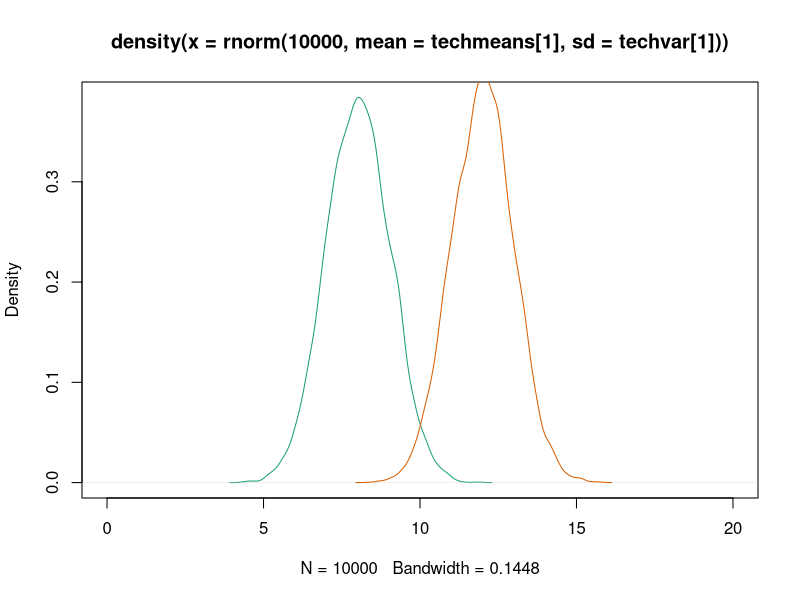
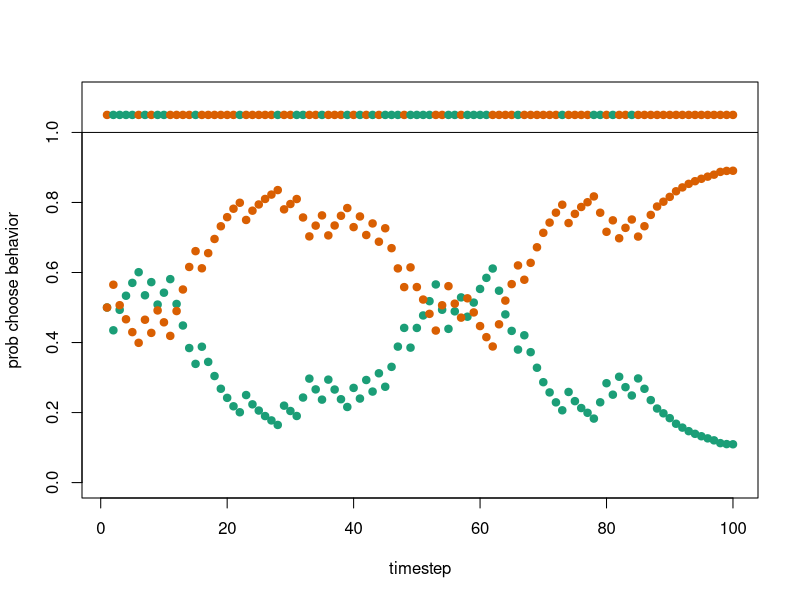
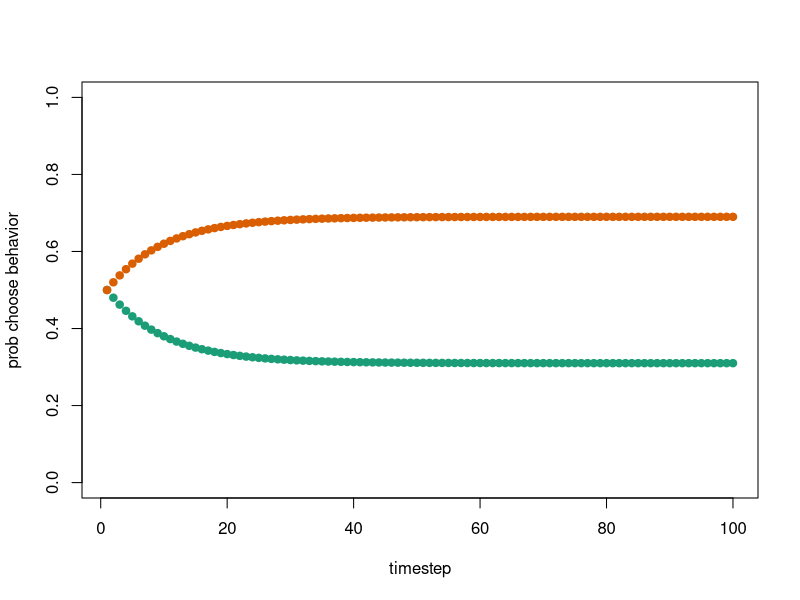
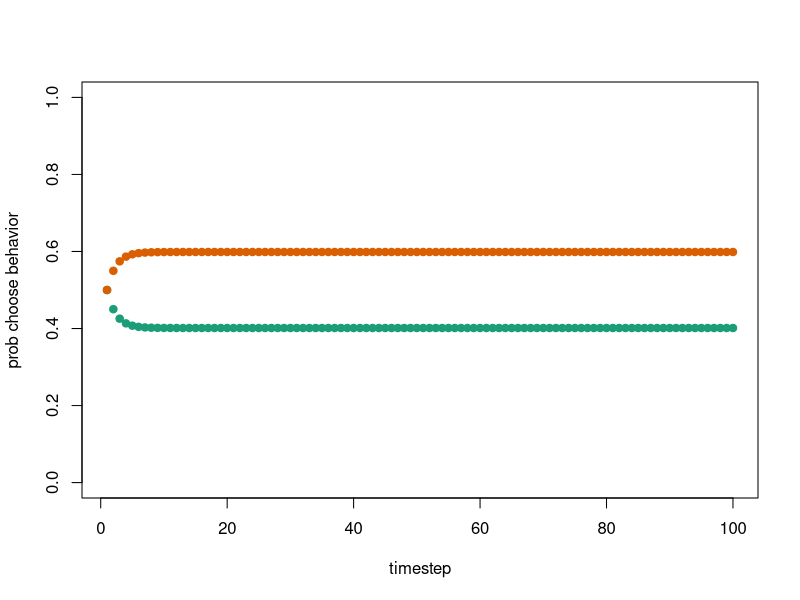
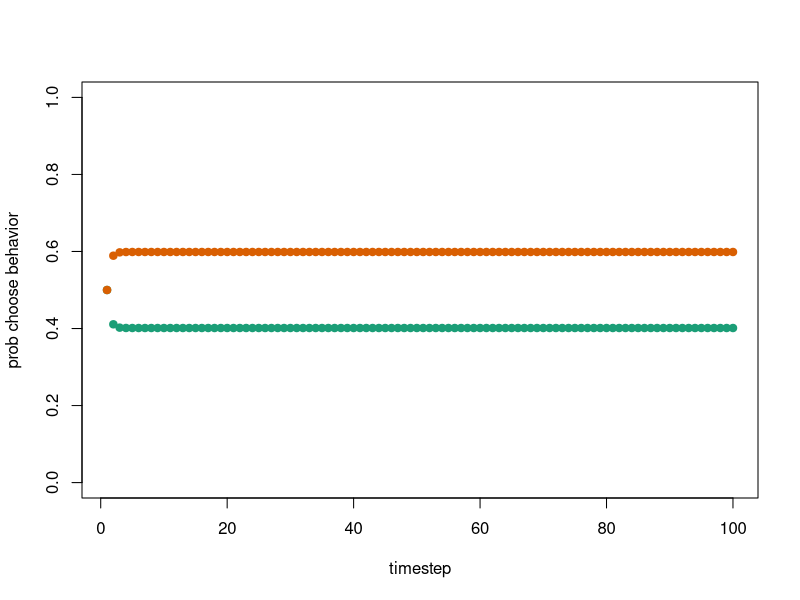
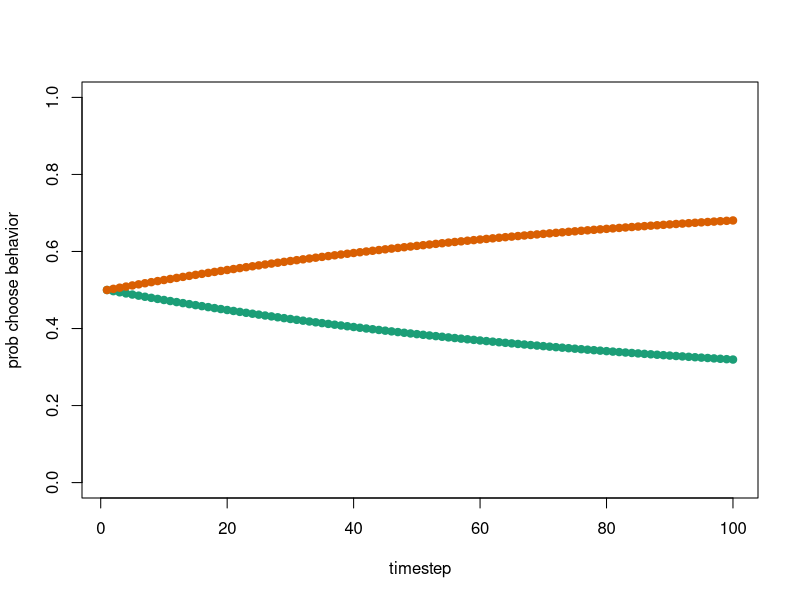
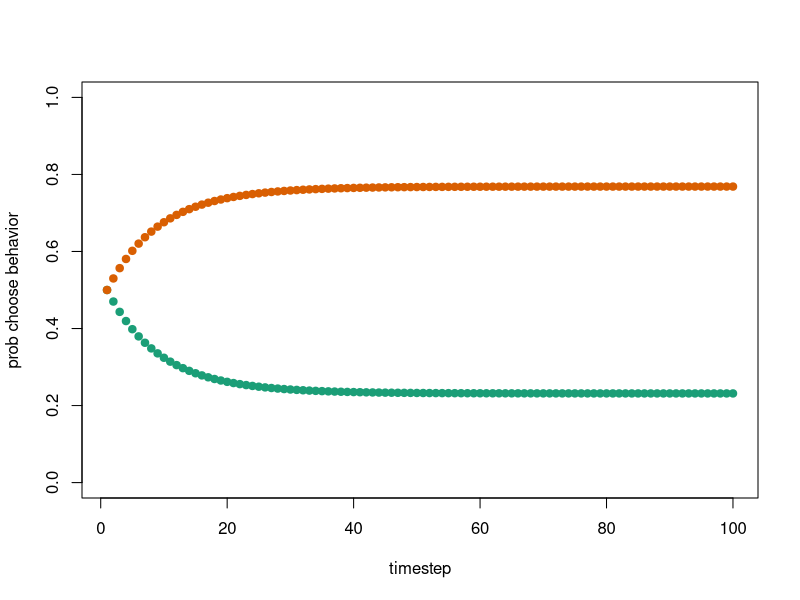
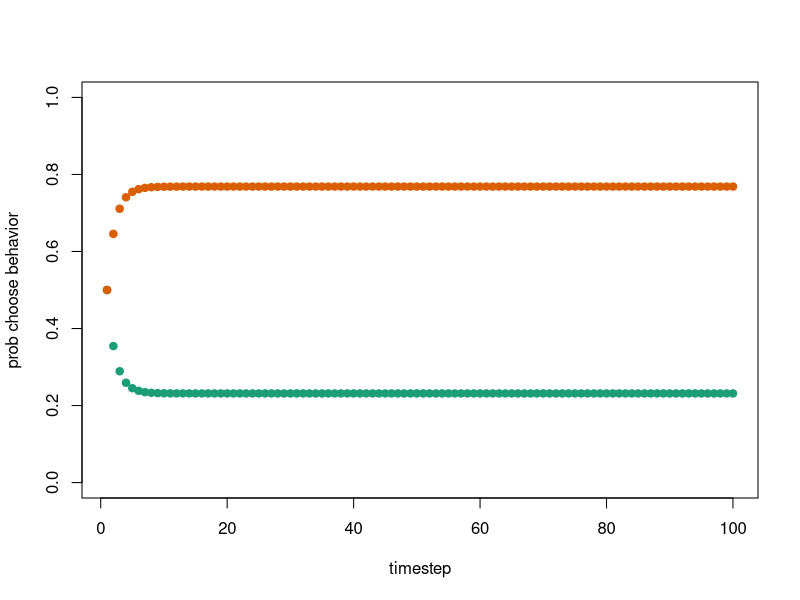

Write the R code that produced these figures, in order.
###let do an individual learning sim from first principals using EWA model.
##we can start with a continuous simulation, and add agents and heterogeneity l8r

######Functions
######create a softmax function to simply code
Softmax <- function(x){
  exp(x)/sum(exp(x))
}

#color pallate
col.pal <- c("#1B9E77", "#D95F02")

#simulate data set conditions
dsim <- data.frame( timestep=0 , tech=0 , payoff_i1=0 , payoff_i2=0, A1=0 , A2=0 , Pr1=0 , Pr2=0)
timesteps <- 100
phi <- 0.1
lambda <- 0.2
techmeans <- c(8,12)
techvar <- c(1,1)
#visualize how hard to learn
plot(density(rnorm( 10000, mean=techmeans[1] , sd=techvar[1] ) ) ,col=col.pal[1] , xlim=c(0,20)) 
lines(density(rnorm( 10000, mean=techmeans[2] , sd=techvar[2] ) ) ,col=col.pal[2]) 

AC <- matrix(0,nrow=timesteps,ncol=2) 	

##simulated data for one discreet individual

for (t in 1:timesteps){
  prtech_i <-  Softmax(lambda*AC[t,]) #calculate probability of performing a behavior at this timestep
  tech <- sample( 1:2 , size=1 , prob=prtech_i) # sample a behavior with prtech_i
  payoff <- rnorm( 1 , mean=techmeans[tech] , sd=techvar[tech] ) #draw a behavior of tech=k with specified mean and SD, realized choice
  obs_payoffs_t <- rep(0,2) #initialize observed payoffs vector
  obs_payoffs_t[tech] <- payoff #populate with each observed payoff
  
  dsim[t,] <- c(  t , tech , obs_payoffs_t[1] , obs_payoffs_t[2] , AC[t,1] , AC[t,2] ,  prtech_i[1] , prtech_i[2] )
  
  # update attractions for next timestep t + 1, don't do on final round
   if(t<timesteps){ 
    for (k in 1:2){
      AC[t+1,k] <- (1-phi)*AC[t,k] + phi*obs_payoffs_t[k]
    }
  }
}

#below plots sim
plot(dsim$Pr1~dsim$timestep , col=col.pal[1] , pch=19 , xlab="timestep" , ylab="prob choose behavior", ylim=c(0,1.1) ) 
points(dsim$Pr2~dsim$timestep,col=col.pal[2],pch=19 )
points(rep(1.05,timesteps) ~ dsim$timestep,col=col.pal[dsim$tech],pch=19 )
abline(h=1)

####### mean dynamics of model i, no variance, just a numerical solution
dsim2 <- data.frame( timestep=0 , A1=0 , A2=0 , Pr1=0 , Pr2=0)

for (t in 1:timesteps){
  prtech_i <-  Softmax(lambda*AC[t,]) #calculate probability of performing a behavior at this timestep
  obs_payoffs_t <- techmeans #initialize observed payoffs vector

  dsim2[t,] <- c(  t , AC[t,1] , AC[t,2] ,  prtech_i[1] , prtech_i[2] )
  
  # update attractions for next timestep t + 1, don't do on final round
  if(t<timesteps){ 
    for (k in 1:2){
      AC[t+1,k] <- (1-phi)*AC[t,k] + phi*obs_payoffs_t[k]
    }
  }
}

#below plots sims
plot(dsim2$Pr1~dsim2$timestep , col=col.pal[1] , pch=19 , xlab="timestep" , ylab="prob choose behavior", ylim=c(0,1) ) 
points(dsim2$Pr2~dsim2$timestep,col=col.pal[2],pch=19 )


###lets write a simple function to plot dynamics on average

sim_reinf_learn <- function(phi,lambda){
  techmeans <- c(8,12)
  timesteps <- 100
  dsim2 <- data.frame( timestep=0 , A1=0 , A2=0 , Pr1=0 , Pr2=0)
  
  for (t in 1:timesteps){
    prtech_i <-  Softmax(lambda*AC[t,]) #calculate probability of performing a behavior at this timestep
    obs_payoffs_t <- techmeans #initialize observed payoffs vector
    dsim2[t,] <- c(  t , AC[t,1] , AC[t,2] ,  prtech_i[1] , prtech_i[2] )
    # update attractions for next timestep t + 1, don't do on final round
    if(t<timesteps){ 
      for (k in 1:2){
        AC[t+1,k] <- (1-phi)*AC[t,k] + phi*obs_payoffs_t[k]
      }
    }
  }
  #below plots sims
  plot(dsim2$Pr1~dsim2$timestep , col=col.pal[1] , pch=19 , xlab="timestep" , ylab="prob choose behavior", ylim=c(0,1) ) 
  points(dsim2$Pr2~dsim2$timestep,col=col.pal[2],pch=19 )
  
}

##run some functions to exploire average dynamics across simulation space
sim_reinf_learn(phi=0.5,lambda=0.1)
sim_reinf_learn(phi=0.9,lambda=0.1)
sim_reinf_learn(phi=0.01,lambda=0.3)
sim_reinf_learn(phi=0.1,lambda=0.3)
sim_reinf_learn(phi=0.5,lambda=0.3)
sim_reinf_learn(phi=0.1,lambda=1)
sim_reinf_learn(phi=0.9,lambda=1)
